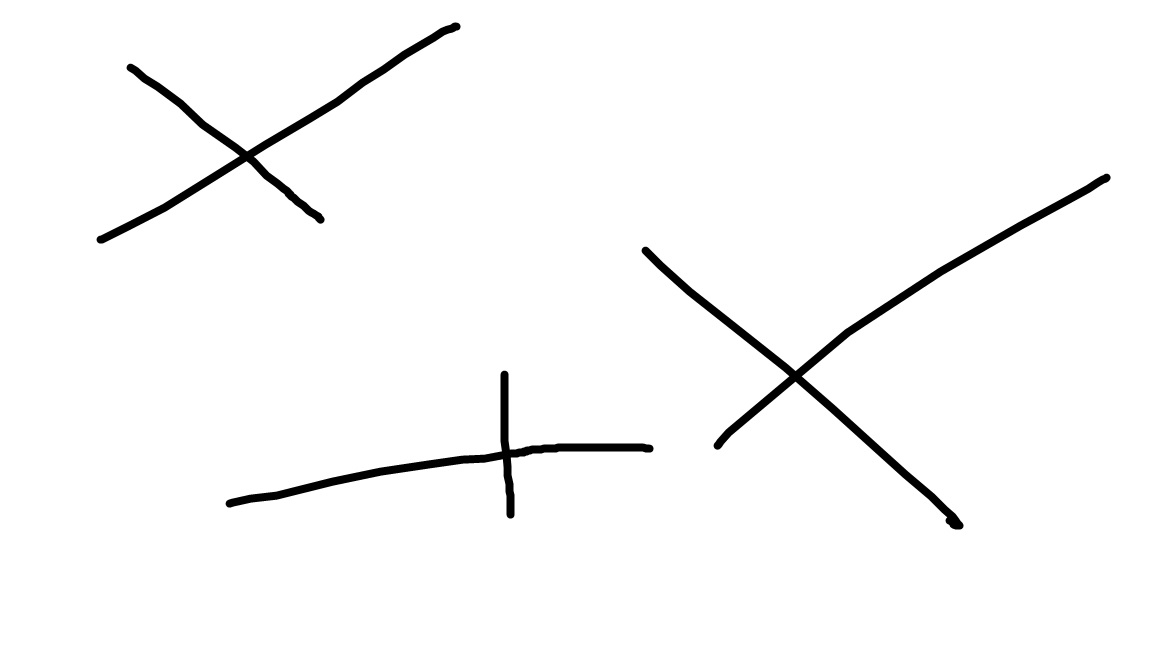
%> input picture amuba.jpg, 1152 x 648 px
$ octave proyek.m   (GNU Octave 9; MATLAB toolbox functions it lacks are replaced by stand-ins)
%> lines starting %> are read from the running program, lines starting %| are printed output that depends on the picture; in (x1, y1, x2, y2) boxes, pixels count from 0 and x2, y2 are one past the last pixel; in counts of white or black regions, pixels touching at a corner belong together; the program's own positions count from 1
I = imread('amuba.jpg');
%> I is the input picture: size 648x1152x3 uint8; min 0, max 255, mean 249.1
I = I(:,:,1);
%> I: size 648x1152 uint8
I = (I<32);
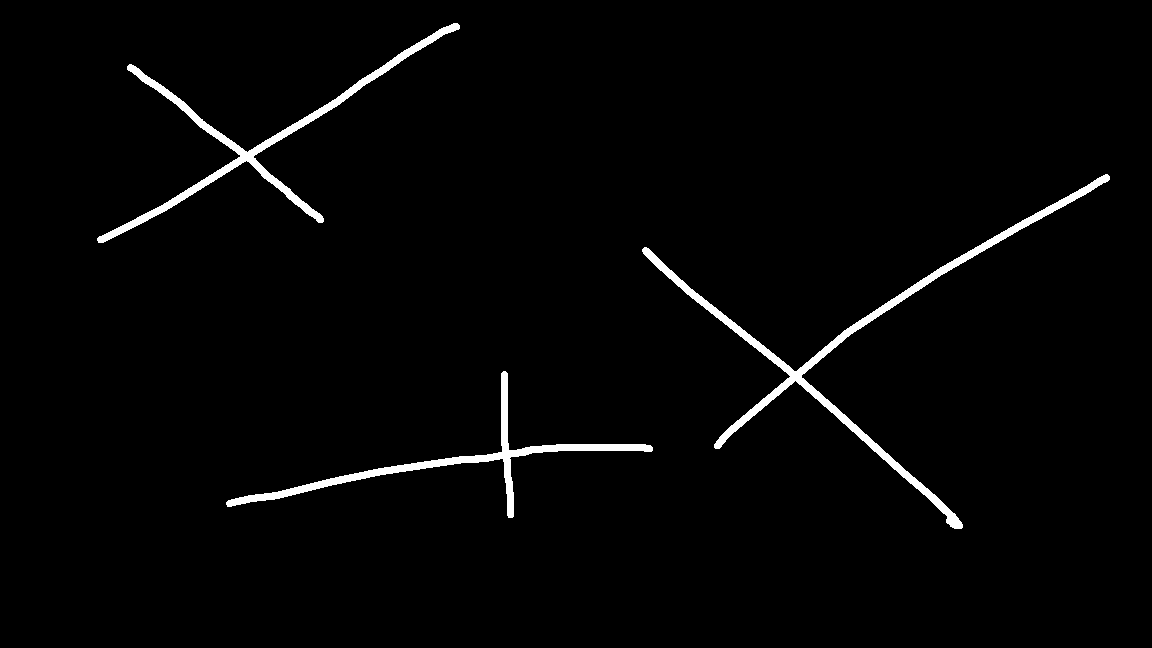
%> I: size 648x1152 logical; 2.1% white; 3 white regions, box (x1, y1, x2, y2) and area: (642, 174, 1110, 529) 6612, (97, 23, 460, 243) 4843, (226, 371, 653, 518) 4080
I = imdilate(I, [1 1 1;1 1 1; 1 1 1]);
%> I: size 648x1152 logical; 2.8% white; 3 white regions, box (x1, y1, x2, y2) and area: (641, 173, 1111, 530) 9120, (96, 22, 461, 244) 6677, (225, 370, 654, 519) 5351

I = bwmorph(I, 'skel', Inf);
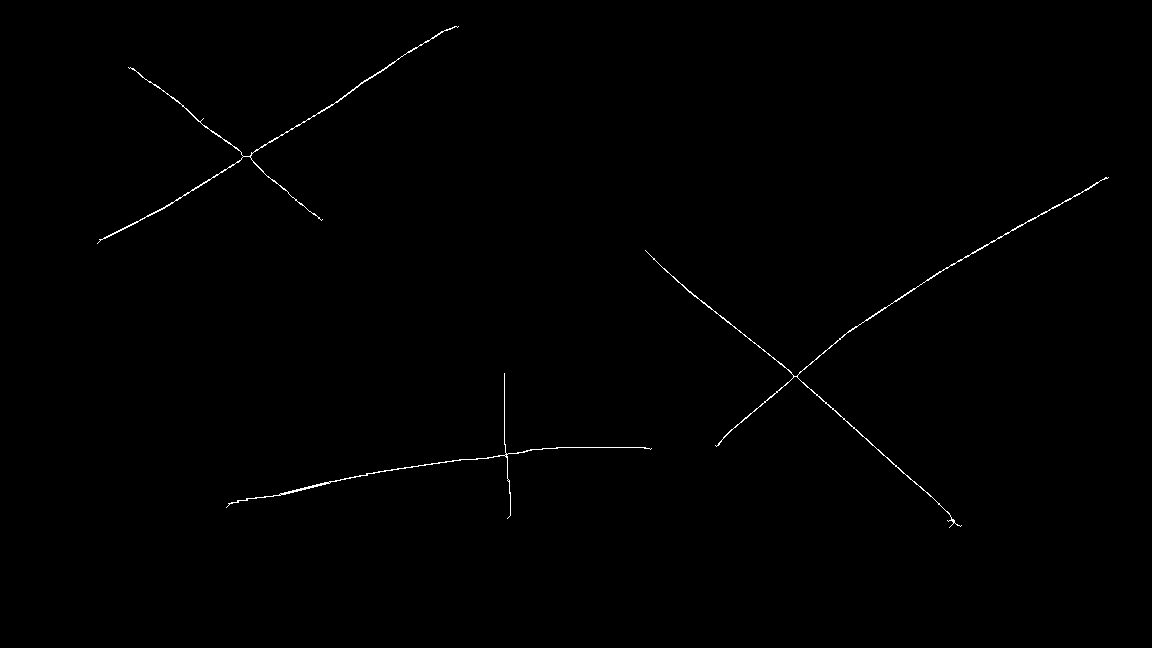
%> I: size 648x1152 logical; 0.38% white in thin lines or dots, all inside (x1, y1, x2, y2) = (97, 26, 1109, 528)
I = bwmorph(I, 'spur', 10);
%> I: size 648x1152 logical; 0.37% white in thin lines or dots, all inside (x1, y1, x2, y2) = (99, 26, 1108, 526)
%ujung = bwmorph(I, 'endpoints');
%imshow(ujung);

imshow(I)

[label, num] = bwlabel(I);
%> label: size 648x1152 double; 4 distinct labels, from 0 to 3
%> num = 3
imshow(label+1, [0 0 0; 1 0 0; 0 1 0; 0 0 1])

for i = 1:num
    pulau = (label==i)
    ujung = bwmorph(pulau, 'endpoints');
    jum = sum(sum(ujung));
    s = sprintf('Amuba ke %d memiliki %d sungut', i, jum);
    display(s);
end
%> this loop made 3 passes
%> (jum, s) on passes 1 to 3: (244, 'Amuba ke 1 memiliki 244 sungut'), (195, 'Amuba ke 2 memiliki 195 sungut'), (196, 'Amuba ke 3 memiliki 196 sungut')
%| s = Amuba ke 1 memiliki 244 sungut
%| s = Amuba ke 2 memiliki 195 sungut
%| s = Amuba ke 3 memiliki 196 sungut
%> pass 1, `ujung = bwmorph(pulau, 'endpoints');`:
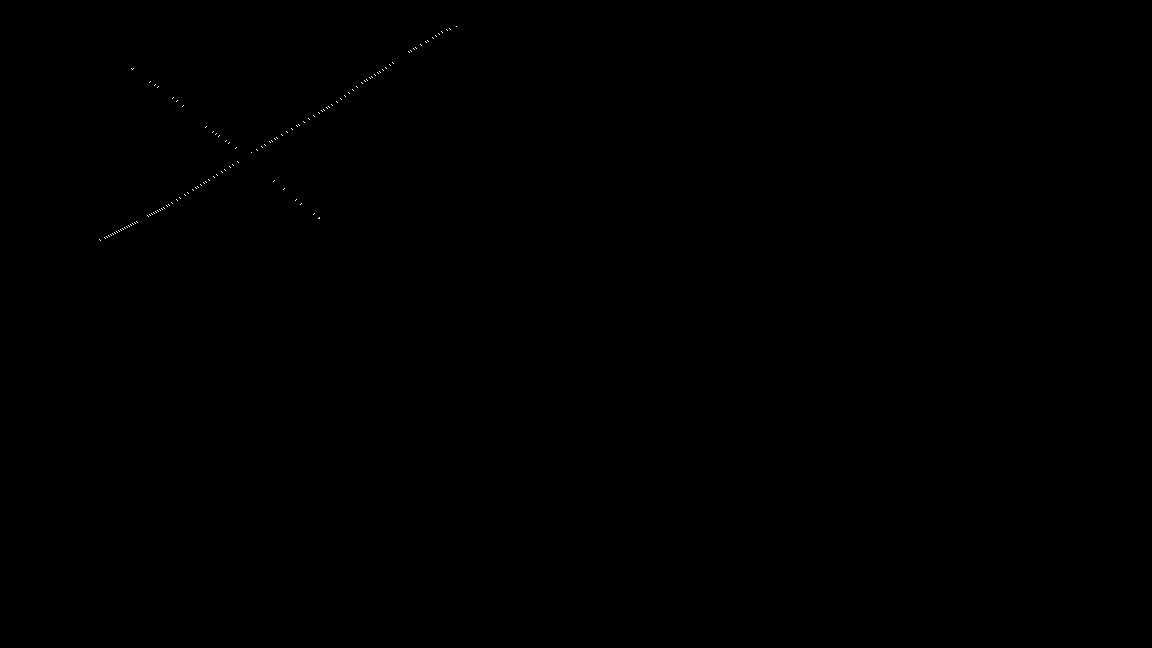
%> ujung: size 648x1152 logical; 0.03% white in thin lines or dots, all inside (x1, y1, x2, y2) = (99, 26, 457, 241)
%> pass 2, `pulau = (label==i)`:
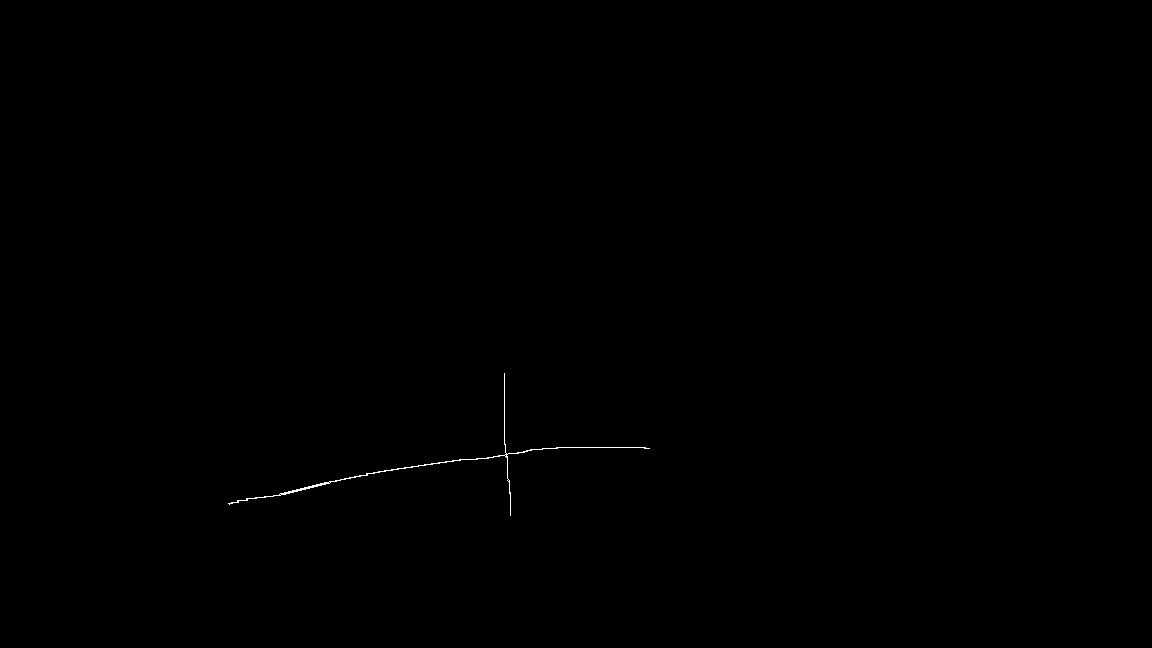
%> pulau: size 648x1152 logical; 0.1% white in thin lines or dots, all inside (x1, y1, x2, y2) = (228, 373, 650, 516)

imshow(label+1, [0 0 0; 1 0 0; 0 0 1])
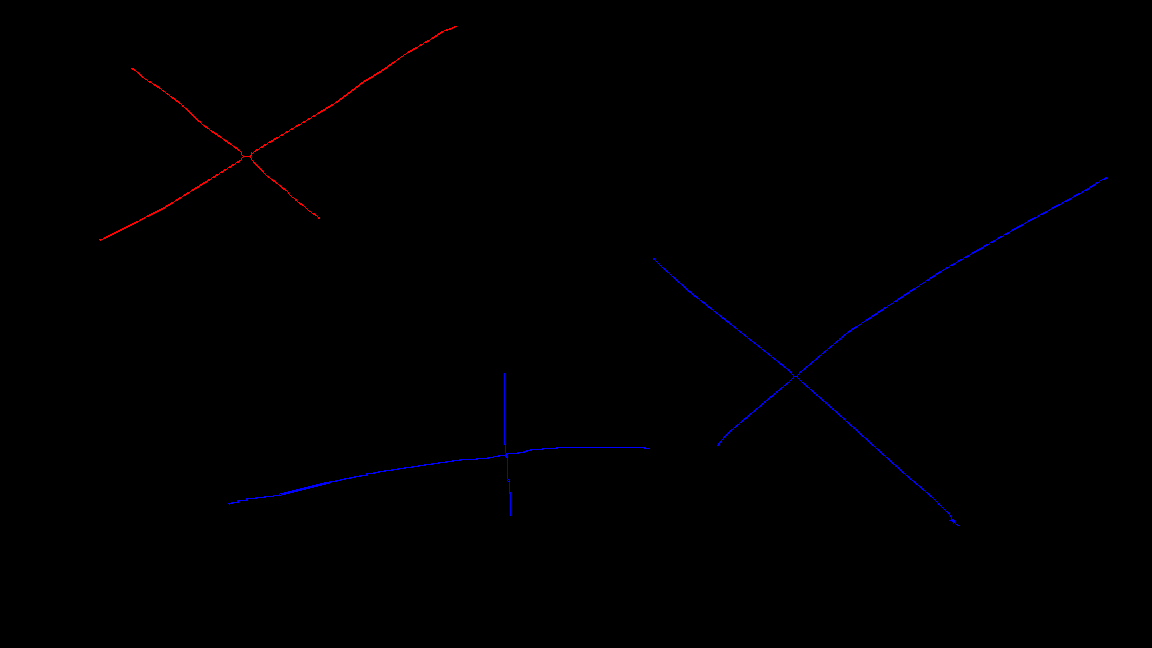
%> displayed picture: size 648x1152x3, on the screen's scale of 0 to 255; mean R, G, B 0.3, 0, 0.6
